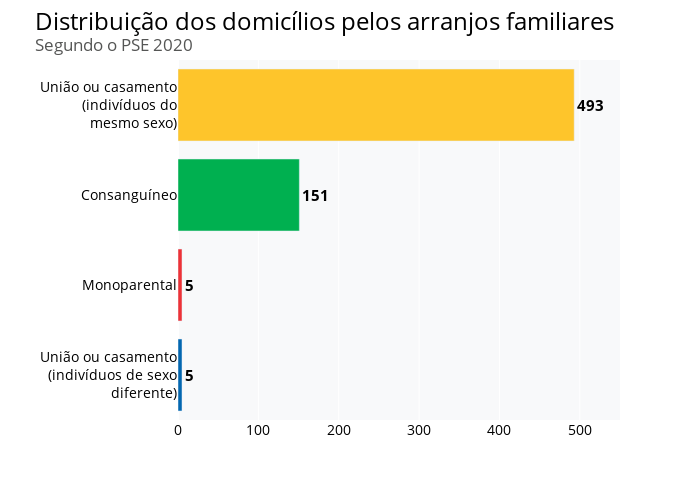

The code cell stored with this chart in its notebook:
### Markdown cell above
##### Demográfico - Domicílios pelo arranjo familiar

### Code cell
domicilio_arranjo_familiar = dados.D1606D.value_counts().to_frame().reset_index()
domicilio_arranjo_familiar.columns = ["arranjo", "qtd"]

fig = px.bar(domicilio_arranjo_familiar, x="qtd", y="arranjo", color = "arranjo", text_auto=True,
             color_discrete_sequence=["#fec52b","#00b050", "#ed3237", "#0367b0"])

# Ajustando o layout do gráfico
fig.update_layout(width=700, height=500, font_family = 'Open Sans', font_size=15, font_color= "black", 
                  title_font_color= "black", title_font_size=24, title_text='Distribuição dos domicílios pelos arranjos familiares' + 
                  '<br><sup size=1 style="color:#555655">Segundo o PSE 2020</sup>', xaxis_title='', yaxis_title='',
                  xaxis_tickfont_size=14, yaxis_tickfont_size=14, xaxis_range = [0,550], 
                  plot_bgcolor= "#f8f9fa", showlegend=False)

fig.update_yaxes(tickmode='array', tickvals=np.arange(0,4), ticktext = ["União ou casamento<br>(indivíduos de sexo<br>diferente)",
                                                                   "Monoparental",
                                                                   "Consanguíneo",
                                                                   "União ou casamento<br>(indivíduos do<br>mesmo sexo)"])

fig.update_traces(textfont_size=15, textposition="outside", texttemplate='<b>%{x}</b>', cliponaxis=False)

fig.show()

### Figure 1 — Plotly figure (JSON) as saved in the notebook; plotly's stock layout.template omitted (floating-point values rounded to 4 significant figures)
{"data": [{"alignmentgroup": "True", "cliponaxis": false, "hovertemplate": "arranjo=%{y}<br>qtd=%{x}<extra></extra>", "legendgroup": "União ou casamento sexo diferente", "marker": {"color": "#fec52b", "pattern": {"shape": ""}}, "name": "União ou casamento sexo diferente", "offsetgroup": "União ou casamento sexo diferente", "orientation": "h", "showlegend": true, "textfont": {"size": 15}, "textposition": "outside", "texttemplate": "<b>%{x}</b>", "type": "bar", "x": [493], "xaxis": "x", "y": ["União ou casamento sexo diferente"], "yaxis": "y"}, {"alignmentgroup": "True", "cliponaxis": false, "hovertemplate": "arranjo=%{y}<br>qtd=%{x}<extra></extra>", "legendgroup": "Monoparental", "marker": {"color": "#00b050", "pattern": {"shape": ""}}, "name": "Monoparental", "offsetgroup": "Monoparental", "orientation": "h", "showlegend": true, "textfont": {"size": 15}, "textposition": "outside", "texttemplate": "<b>%{x}</b>", "type": "bar", "x": [151], "xaxis": "x", "y": ["Monoparental"], "yaxis": "y"}, {"alignmentgroup": "True", "cliponaxis": false, "hovertemplate": "arranjo=%{y}<br>qtd=%{x}<extra></extra>", "legendgroup": "Consanguíneo", "marker": {"color": "#ed3237", "pattern": {"shape": ""}}, "name": "Consanguíneo", "offsetgroup": "Consanguíneo", "orientation": "h", "showlegend": true, "textfont": {"size": 15}, "textposition": "outside", "texttemplate": "<b>%{x}</b>", "type": "bar", "x": [5], "xaxis": "x", "y": ["Consanguíneo"], "yaxis": "y"}, {"alignmentgroup": "True", "cliponaxis": false, "hovertemplate": "arranjo=%{y}<br>qtd=%{x}<extra></extra>", "legendgroup": "União ou casamento mesmo sexo", "marker": {"color": "#0367b0", "pattern": {"shape": ""}}, "name": "União ou casamento mesmo sexo", "offsetgroup": "União ou casamento mesmo sexo", "orientation": "h", "showlegend": true, "textfont": {"size": 15}, "textposition": "outside", "texttemplate": "<b>%{x}</b>", "type": "bar", "x": [5], "xaxis": "x", "y": ["União ou casamento mesmo sexo"], "yaxis": "y"}], "layout": {"barmode": "relative", "font": {"color": "black", "family": "Open Sans", "size": 15}, "height": 500, "legend": {"title": {"text": "arranjo"}, "tracegroupgap": 0}, "margin": {"t": 60}, "plot_bgcolor": "#f8f9fa", "showlegend": false, "title": {"font": {"color": "black", "size": 24}, "text": "Distribuição dos domicílios pelos arranjos familiares<br><sup size=1 style=\"color:#555655\">Segundo o PSE 2020</sup>"}, "width": 700, "xaxis": {"anchor": "y", "domain": [0, 1], "range": [0, 550], "tickfont": {"size": 14}, "title": {"text": ""}}, "yaxis": {"anchor": "x", "categoryarray": ["União ou casamento mesmo sexo", "Consanguíneo", "Monoparental", "União ou casamento sexo diferente"], "categoryorder": "array", "domain": [0, 1], "tickfont": {"size": 14}, "tickmode": "array", "ticktext": ["União ou casamento<br>(indivíduos de sexo<br>diferente)", "Monoparental", "Consanguíneo", "União ou casamento<br>(indivíduos do<br>mesmo sexo)"], "tickvals": [0, 1, 2, 3], "title": {"text": ""}}}}
